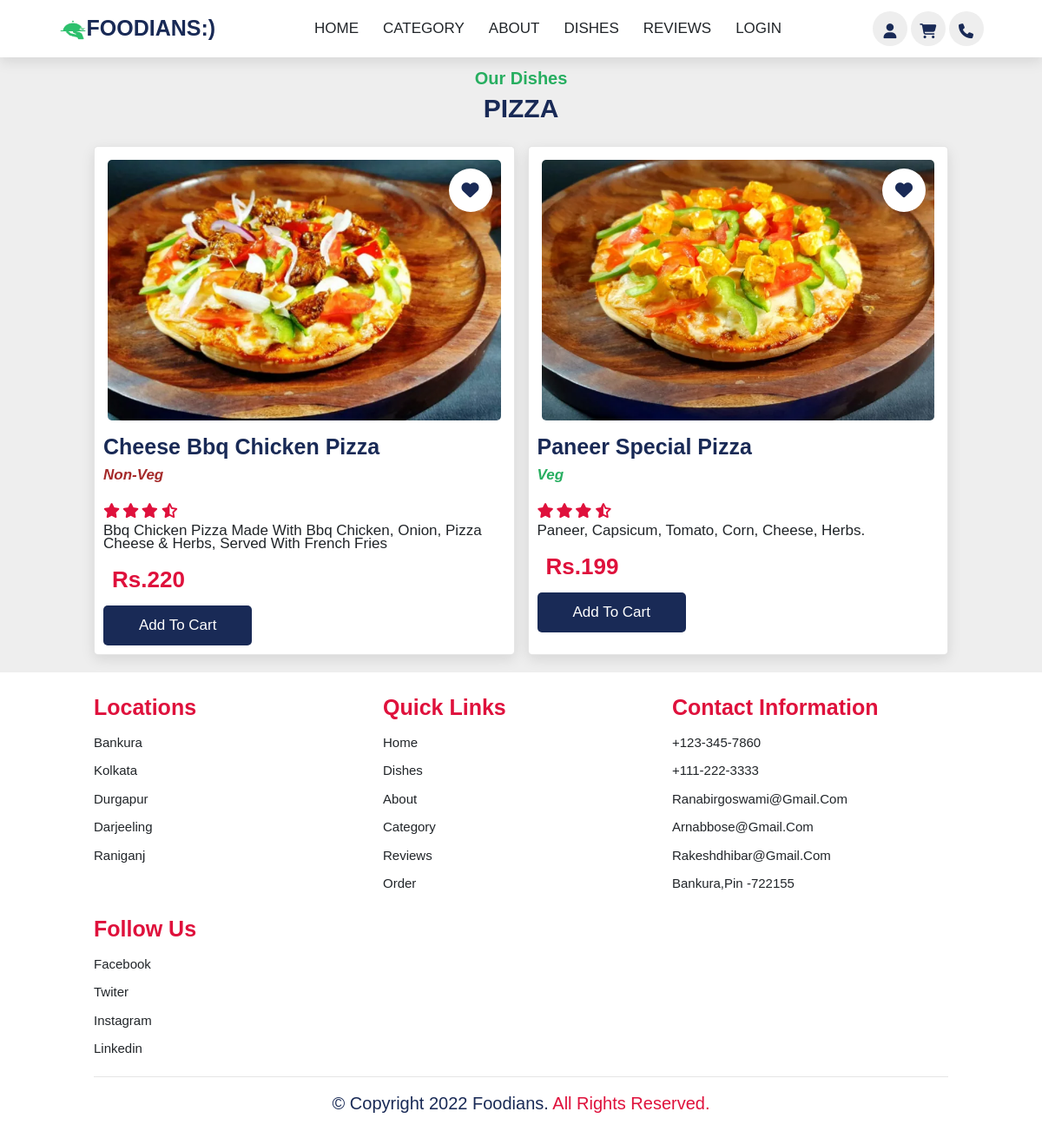
/category.php?id=2, run on the app's committed database.
### tables this page shows
CREATE TABLE `category` (
  `category_id` int(10) NOT NULL,
  `category_name` varchar(255) NOT NULL,
  `description` longtext NOT NULL,
  `category_image` varchar(255) NOT NULL
);

CREATE TABLE `item` (
  `item_id` int(20) NOT NULL,
  `item_name` varchar(50) NOT NULL,
  `category_id` int(20) NOT NULL,
  `item_description` longtext NOT NULL,
  `price` varchar(20) NOT NULL,
  `item_type` varchar(20) NOT NULL,
  `item_image` varchar(255) NOT NULL
);

### category.php (the view, shortened to what this page needs)
<!DOCTYPE html>
<html lang="en">
<head>
	<link rel="stylesheet" href="https://unpkg.com/swiper@8/swiper-bundle.min.css"/>
	<link rel="stylesheet" href="https://cdnjs.cloudflare.com/ajax/libs/font-awesome/6.1.1/css/all.min.css" >
	<link href="https://cdn.jsdelivr.net/npm/bootstrap@5.2.0-beta1/dist/css/bootstrap.min.css" rel="stylesheet">
	<link rel ="stylesheet" type="text/css" href="./css/style.css">
</head>
<body>
	<header class="fixed-top">
		<nav class="navbar navbar-expand-lg ">
		    <div class="container">
		        <a class="navbar-brand" href="#"><img src="image/logo.png" alt="logo" width="32" height="25">FOODIANS:)</a>
		        <div class="collapse navbar-collapse justify-content-between" id="navbarSupportedContent">
		            <ul class="navbar-nav ms-auto mb-2 mb-lg-0">
		                <li class="nav-item">
		                    <a class="nav-link" href="index.php">HOME</a>
		                </li>
		                <li class="nav-item">
		                    <a class="nav-link" href="index.php#dishes">CATEGORY</a>
		                </li>
		                <li class="nav-item">
		                    <a class="nav-link" href="index.php#about">ABOUT</a>
		                </li>
						<li class="nav-item">
		                    <a class="nav-link" href="index.php#menu">DISHES</a>
		                </li>
		                <li class="nav-item">
		                    <a class="nav-link" href="index.php#review">REVIEWS</a>
		                </li>
		                <li class="nav-item">
		                    <a class="nav-link" href="login.php">LOGIN</a>
		                </li>
		            </ul>
		            <ul class="navbar-nav ms-auto">
		                <div class="icons">
						<div class="icons">
					        <a href="login.php" class="fas fa-user" ></a>
					        <a onclick="message()" href="#" class="fas fa-shopping-cart"></a>
							<a href="index.php#footer" class="fa-solid fa-phone"></a>
		                </div>
		                </div>
		            </ul>
		    	</div>
		    </div>
		</nav>
	</header>
	<section style="margin-top:4%" class="menu" id="menu">
		<h3 class="sub-heading"> Our dishes </h3>
		<?php
            include 'connection/connection.php';
            $id= $_GET['id'];
			$select_query_category = "SELECT * from category where category_id = $id";
            $query_category = mysqli_query($con, $select_query_category);
			$data_category = mysqli_fetch_assoc($query_category);
			?>
			<h1 class="heading"><?php echo $data_category['category_name']?></h1>
			<div class="box-container">
				<?php
                $select_query = "SELECT * from item where category_id = $id";
                $query = mysqli_query($con, $select_query);
    	        while($data = mysqli_fetch_assoc($query)){
					$image = $data['item_image'];
					$type= $data['item_type'];
					if($type=='veg'){ $colour = '#27ae60'; }
					else{ $colour = '#a52a2a'; }
    	            ?>
					<div class="box">
						<div class="image" style="height: 33rem;">
							<img src="<?php echo str_replace("../image","image",$image);?>" alt="category img">
							<a onclick="message()" href="#" class="fas fa-heart"></a>
		 				</div>
		 				<div class="content">
		 					<h3><?php echo $data['item_name'] ?></h3>
							<p style="font-weight: bold; color:<?php echo $colour;?>"><i><?php echo $type; ?></i></p>
							<div class="stars">
		 						<i class="fas fa-star"></i>
								<i class="fas fa-star"></i>
								<i class="fas fa-star"></i>
								<i class="fas fa-star-half-alt"></i>
		 	     			</div>
		 					<p><?php echo $data['item_description'] ?></p>
							<span class="price">Rs.<?php echo $data['price'] ?><br></span>
		 					<a onclick="message()" herf="#" class="btn">add to cart</a>
						</div>
					</div>
					<?php
				}
			?>
		</div>
	</section>
	<section class="footer">
		<div class="box-container">
			<div class="box">
				<h3>locations</h3>
					<a href="https://www.google.com/maps/place/Bankura">Bankura</a>
					<a href="https://www.google.com/maps/place/Kolkata">Kolkata</a>
					<a href="https://www.google.com/maps/place/Durgapur">Durgapur</a>
					<a href="https://www.google.com/maps/place/Darjeeling">Darjeeling</a>
					<a href="https://www.google.com/maps/place/Raniganj">Raniganj</a>
			</div>
			<div class="box">
				<h3>quick links</h3>
					<a href="index.php">home</a>
					<a href="index.php#menu">dishes</a>
					<a href="index.php#about">about</a>
					<a href="index.php#dishes">category</a>
					<a href="index.php#review">reviews</a>
					<a href="login.php">order</a>
			</div>
			<div class="box">
				<h3>contact information</h3>
					<a href="#review">+123-345-7860</a>
					<a href="#review">+111-222-3333</a>
					<a href="mailto:ranabirgoswami@gmail.com">ranabirgoswami@gmail.com</a>
					<a href="mailto:arnabbose@gmail.com">arnabbose@gmail.com</a>
					<a href="mailto:rakeshdhibar@gmail.com">rakeshdhibar@gmail.com</a>
					<a href="#review">bankura,pin -722155</a>
			</div>
			<div class="box">
				<h3>follow us</h3>
					<a href="//www.facebook.com/login/">facebook</a>
					<a href="//www.twitter.com">twiter</a>
					<a href="//www.instagram.com">instagram</a>
					<a href="//www.linkedin.com">linkedin</a>
			</div>
		</div>
		<div class="credit"> &copy; copyright 2022 Foodians. <span>All rights reserved.</span>
	</section>
</body>
</html>

### css/style.css (style rules this page uses)
:root { --green: #27ae60; --black: #192a56; --lighting-color:#666 ; --ligtGrey: #f2f2f2; --yellow: #fecb40; --red: #df113c; --box-shadow:0 .5rem 1.5rem rgba(0,0,0,.1) ; }
* { font-family: 'Nunito', sans-serif; margin: 0; padding: 0; box-sizing: border-box; text-decoration: none; outline: none; border: none; text-transform: capitalize; transition: all .2s linear; }
a { text-decoration: none; }
h1,h3 { font-weight: 600; }
html { font-size: 62.5%; overflow-x: hidden; scroll-padding-top: 5.6rem; scroll-behavior: smooth; }
section { padding: 2rem 9%; }
section:nth-child(even) { background: #eee; }
.sub-heading { text-align: center; color: var(--green); font-size: 2rem; padding-top: 1rem; }
.heading { text-align: center; color: var(--black); font-size: 3rem; padding-bottom: 2rem; text-transform: uppercase ; }
.btn { margin-top: 1rem; display: inline-block; font-size: 1.7rem; color: #fff; background: var(--black); border-radius: .5rem; cursor: pointer; padding: .9rem 4rem; }
header { background: #fff; padding: .6rem 5%; box-shadow: var(--box-shadow); }
header .navbar-brand { color:#192a56; font-size: 2.5rem; font-weight: bolder; }
header .nav-item a { font-size: 1.7rem; border-radius: .5rem; margin-inline: .9rem; padding-inline: 1.2rem ; color: var(--light-color); }
header .icons i, header .icons a { cursor: pointer; margin-left: .1rem; height: 4rem; line-height: 4.5rem; width: 4rem; text-align: center; font-size: 1.7rem; color: var(--black); border-radius: 50%; background: #eee; }
.menu .box-container { display: grid; grid-template-columns: repeat(auto-fit,minmax(30rem, 1fr)); gap: 1.5rem; }
.menu .box-container .box { background: #fff; border: .1rem solid rgba(0, 0, 0, .1); border-radius: .5rem; box-shadow: var(--box-shadow); }
.menu .box-container .box .image { height: 25rem; width: 100%; padding: 1.5rem; overflow: hidden; position: relative; }
.menu .box-container .box .image img { height: 100%; width: 100%; border-radius: .5rem; object-fit: cover; }
.menu .box-container .box .image .fa-heart { position: absolute; top: 2.5rem; right: 2.5rem; height: 5rem; width: 5rem; line-height: 5rem; text-align: center; font-size: 2rem; background: #fff; border-radius: 50%; color: var(--black); }
.menu .box-container .box .content { padding: 1rem; padding-top:0 ; }
.menu .box-container .box .content .stars { padding-top: 1rem; }
.menu .box-container .box .content .stars i { font-size: 1.7rem; color: var(--red); }
.menu .box-container .box .content h3 { color: var(--black); font-size: 2.5rem; }
.menu .box-container .box .content p { color: var(--light-color); font-size: 1.7rem; padding: .5rem 0; line-height: 1.5rem; }
.menu .box-container .box .content .price { color: var(--red); font-weight: bolder; margin-left: 1rem; font-size: 2.6rem; }
.footer .box-container { display: grid; grid-template-columns: repeat(auto-fit,minmax(25rem, 1fr)); gap: 1.5rem; }
.footer .box-container .box h3 { padding: .5rem 0; font-size: 2.5rem; color: var(--red); }
.footer .box-container .box a { display: block; padding: .5rem 0; font-size: 1.5rem; color: var(--light-color); }
.footer .credit { text-align: center; border-top: .1rem solid rgba(0, 0, 0, .1); font-size: 2rem; padding: .5rem ; padding-top: 1.5rem; color: var(--black); margin-top: 1.5rem; }
.footer .credit span { color: var(--red); }

### data on the page
category: category_name "PIZZA"
item: item_image (picture), item_name "Cheese Bbq Chicken Pizza", item_type "Non-Veg", item_description "Bbq Chicken Pizza Made With Bbq Chicken, Onion, Pizza Cheese & Herbs, Served With French Fries", price "220"
item: item_image (picture), item_name "Paneer Special Pizza", item_type "Veg", item_description "Paneer, Capsicum, Tomato, Corn, Cheese, Herbs.", price "199"
